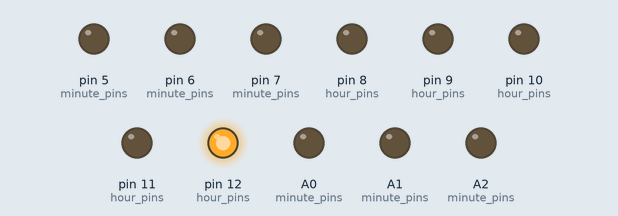
Recording of a sketch running on a simulated Arduino Uno, built with avr-gcc and run on an emulated ATmega328P. Shown: output pins drawn as LEDs (lit = HIGH). The local clock reads 2024-03-15 10:24:30 at power-on unless the sketch sets it.

Above: at 0.1 s.
At 0.7 s:
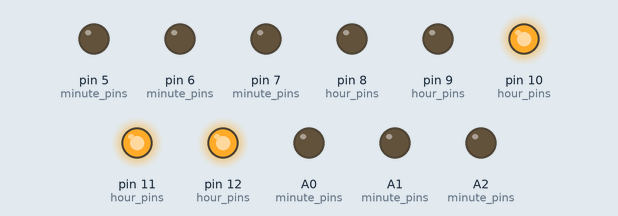
At 1.6 s:
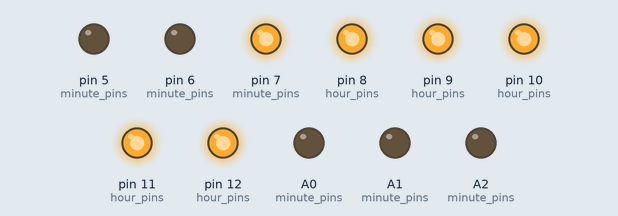
At 2.5 s:
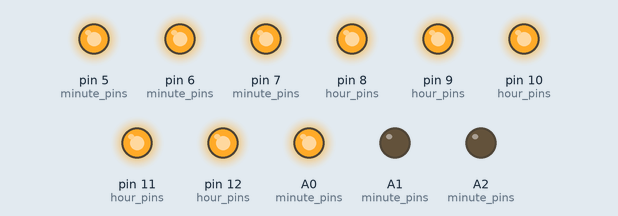
At 3.4 s:
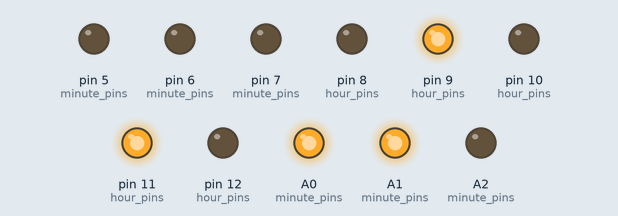
Timing chart, 0 to 4.9 s (numbered marks = the images above):
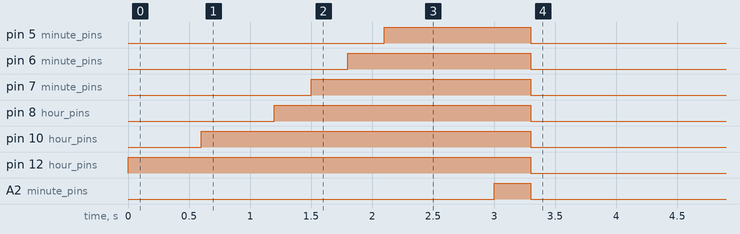

The sketch:

prog_clock.ino
```cpp
#define H1 12
#define H2 11
#define H3 10
#define H4 9
#define H5 8

#define M1 7
#define M2 6
#define M3 5
#define M4 A0
#define M5 A1
#define M6 A2

#define PAUSE 300


#include <Wire.h>
#include "RTClib.h"

RTC_DS1307 RTC;

uint32_t minute_pins[] = {M1, M2, M3, M4, M5, M6};
uint32_t hour_pins[]   = {H1, H2, H3, H4, H5};

uint8_t hour_value;
uint8_t minute_value;

void setup () {
  //Serial.begin(9600);
  Wire.begin();
  RTC.begin();
  // Check to see if the RTC is keeping time.  If it is, load the time from your computer.
  if (! RTC.isrunning()) {
    //Serial.println("RTC is NOT running!");
    // This will reflect the time that your sketch was compiled
    RTC.adjust(DateTime(__DATE__, __TIME__));
  }
  for(int i = 0; i < 5; i++){
    pinMode(hour_pins[i], OUTPUT);
    digitalWrite(hour_pins[i], 1);
    delay(PAUSE);
  }
  for(int i = 0; i < 6; i++){
    pinMode(minute_pins[i], OUTPUT);
    digitalWrite(minute_pins[i], 1);
    delay(PAUSE);
  }
}
void loop () {
    DateTime now = RTC.now();
    hour_value = now.hour();
    minute_value = now.minute();
    for(int i = 0; i < 5; i++){
      bool state = bitRead(hour_value, i);
      digitalWrite(hour_pins[i], state);
    }
    for(int i = 0; i < 6; i++){
      bool state = bitRead(minute_value, i);
      digitalWrite(minute_pins[i], state);
    }
    delay(60000);
}
```

Measured:
- by itself, pin 5 (minute_pins), pin 6 (minute_pins), pin 7 (minute_pins), pin 8 (hour_pins), pin 10 (hour_pins), pin 12 (hour_pins), A2 (minute_pins): HIGH → LOW at 3.3 s
